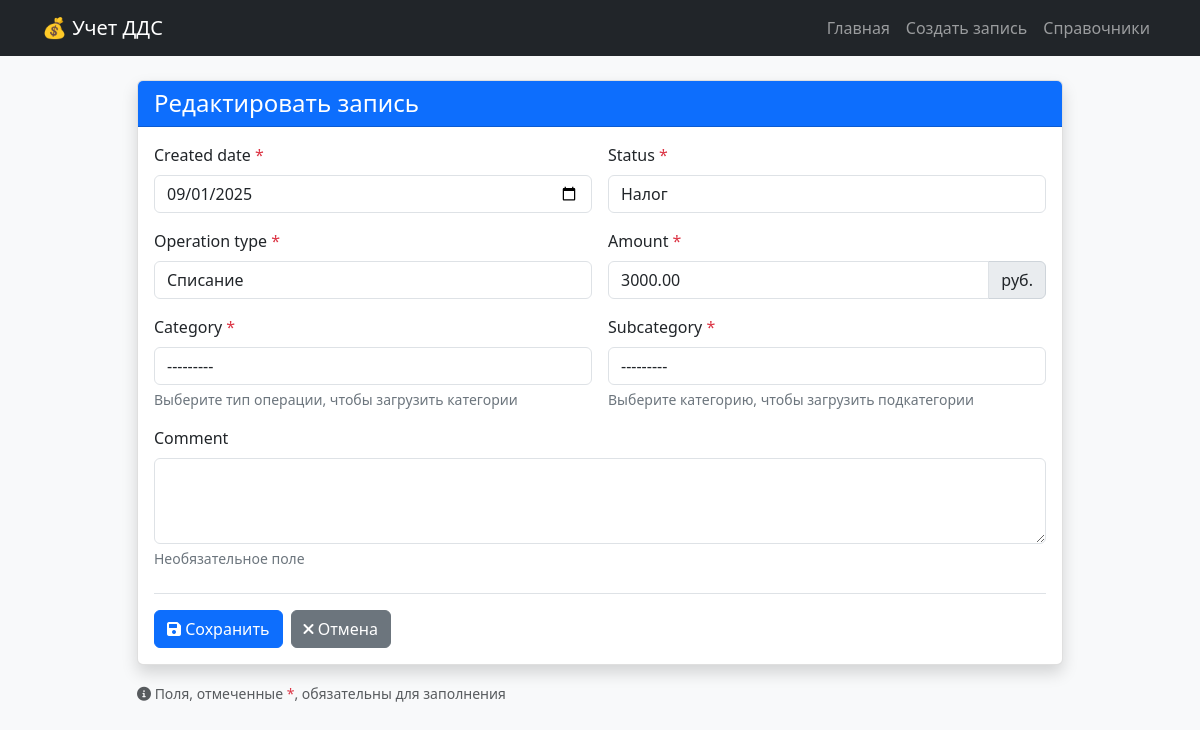
Page /edit/2/ on the committed database.
### cash_flow_app/models.py (models this page shows, shortened)
class CashFlow(models.Model):
    created_date = models.DateField()
    status = models.ForeignKey(Status, on_delete=models.PROTECT)
    operation_type = models.ForeignKey(OperationType, on_delete=models.PROTECT)
    category = models.ForeignKey(Category, on_delete=models.PROTECT)
    subcategory = models.ForeignKey(Subcategory, on_delete=models.PROTECT)
    amount = models.DecimalField(max_digits=12, decimal_places=2)
    comment = models.TextField(blank=True)

### cash_flow_app/views.py (the view)
# urls.py: path('edit/<int:pk>/', views.cash_flow_edit, name='cash_flow_edit'),
def cash_flow_edit(request, pk):
    cash_flow = get_object_or_404(CashFlow, pk=pk)
    if request.method == 'POST':
        form = CashFlowForm(request.POST, instance=cash_flow)
        if form.is_valid():
            form.save()
            messages.success(request, 'Запись успешно обновлена!')
            return redirect('cash_flow_list')
    else:
        form = CashFlowForm(instance=cash_flow)
    return render(request, 'cash_flow_app/form.html', {'form': form, 'title': 'Редактировать запись'})

### cash_flow_app/models.py (called while the page is built)
    def __str__(self):
        return self.name

    def __str__(self):
        return self.name

    def __str__(self):
        return f"{self.name} ({self.operation_type})"

    def __str__(self):
        return f"{self.name} ({self.category})"

### cash_flow_app/templates/cash_flow_app/form.html (shortened to what this page needs)
{% extends 'cash_flow_app/base.html' %}
{% load static %}
{% block content %}
<div class="row justify-content-center fade-in">
    <div class="col-md-10">
        <div class="card">
            <div class="card-header bg-primary text-white">
                <h4 class="mb-0">{{ title }}</h4>
            </div>
            <div class="card-body">
                <form method="post" novalidate>
                    <div class="row g-3">
                        <div class="col-md-6 required">
                            <label for="{{ form.created_date.id_for_label }}" class="form-label">
                                {{ form.created_date.label }}
                            </label>
                            {{ form.created_date }}
                        </div>
                        <div class="col-md-6 required">
                            <label for="{{ form.status.id_for_label }}" class="form-label">
                                {{ form.status.label }}
                            </label>
                            {{ form.status }}
                        </div>
                        <div class="col-md-6 required">
                            <label for="{{ form.operation_type.id_for_label }}" class="form-label">
                                {{ form.operation_type.label }}
                            </label>
                            {{ form.operation_type }}
                        </div>
                        <div class="col-md-6 required">
                            <label for="{{ form.amount.id_for_label }}" class="form-label">
                                {{ form.amount.label }}
                            </label>
                            <div class="input-group">
                                {{ form.amount }}
                                <span class="input-group-text">руб.</span>
                            </div>
                        </div>
                        <div class="col-md-6 required">
                            <label for="{{ form.category.id_for_label }}" class="form-label">
                                {{ form.category.label }}
                            </label>
                            {{ form.category }}
                            <div class="form-text">Выберите тип операции, чтобы загрузить категории</div>
                        </div>
                        <div class="col-md-6 required">
                            <label for="{{ form.subcategory.id_for_label }}" class="form-label">
                                {{ form.subcategory.label }}
                            </label>
                            {{ form.subcategory }}
                            <div class="form-text">Выберите категорию, чтобы загрузить подкатегории</div>
                        </div>
                        <div class="col-12">
                            <label for="{{ form.comment.id_for_label }}" class="form-label">
                                {{ form.comment.label }}
                            </label>
                            {{ form.comment }}
                            <div class="form-text">Необязательное поле</div>
                        </div>
                    </div>
                    <div class="mt-4 pt-3 border-top">
                        <div class="d-flex gap-2">
                            <button type="submit" class="btn btn-primary">
                                <i class="fas fa-save"></i> Сохранить
                            </button>
                            <a href="{% url 'cash_flow_list' %}" class="btn btn-secondary">
                                <i class="fas fa-times"></i> Отмена
                            </a>
                        </div>
                    </div>
                </form>
            </div>
        </div>
        <div class="mt-3">
            <small class="text-muted">
                <i class="fas fa-info-circle"></i> Поля, отмеченные <span class="text-danger">*</span>, обязательны для заполнения
            </small>
        </div>
    </div>
</div>
{% endblock %}

### cash_flow_app/templates/cash_flow_app/static/cash_flow_app/css/style.css (style rules this page uses)
body { background-color: #f8f9fa; font-family: 'Segoe UI', Tahoma, Geneva, Verdana, sans-serif; }
.card { box-shadow: 0 0.125rem 0.25rem rgba(0, 0, 0, 0.075); border: 1px solid rgba(0, 0, 0, 0.125); }
.required label:after { content: " *"; color: #dc3545; }

### cash_flow_app/templates/cash_flow_app/form.html (style rules this page uses)
.required label:after { content: " *"; color: #dc3545; }
.form-text { font-size: 0.875rem; color: #6c757d; }
.card { box-shadow: 0 0.5rem 1rem rgba(0, 0, 0, 0.15); }
.input-group-text { background-color: #e9ecef; border: 1px solid #ced4da; }

### rows in the picture
CashFlow: created_date "09/01/2025", status "Налог", operation_type "Списание", amount "3000.00", category "---------", subcategory "---------"

### other values in the picture
{{ title }} "Редактировать запись"
